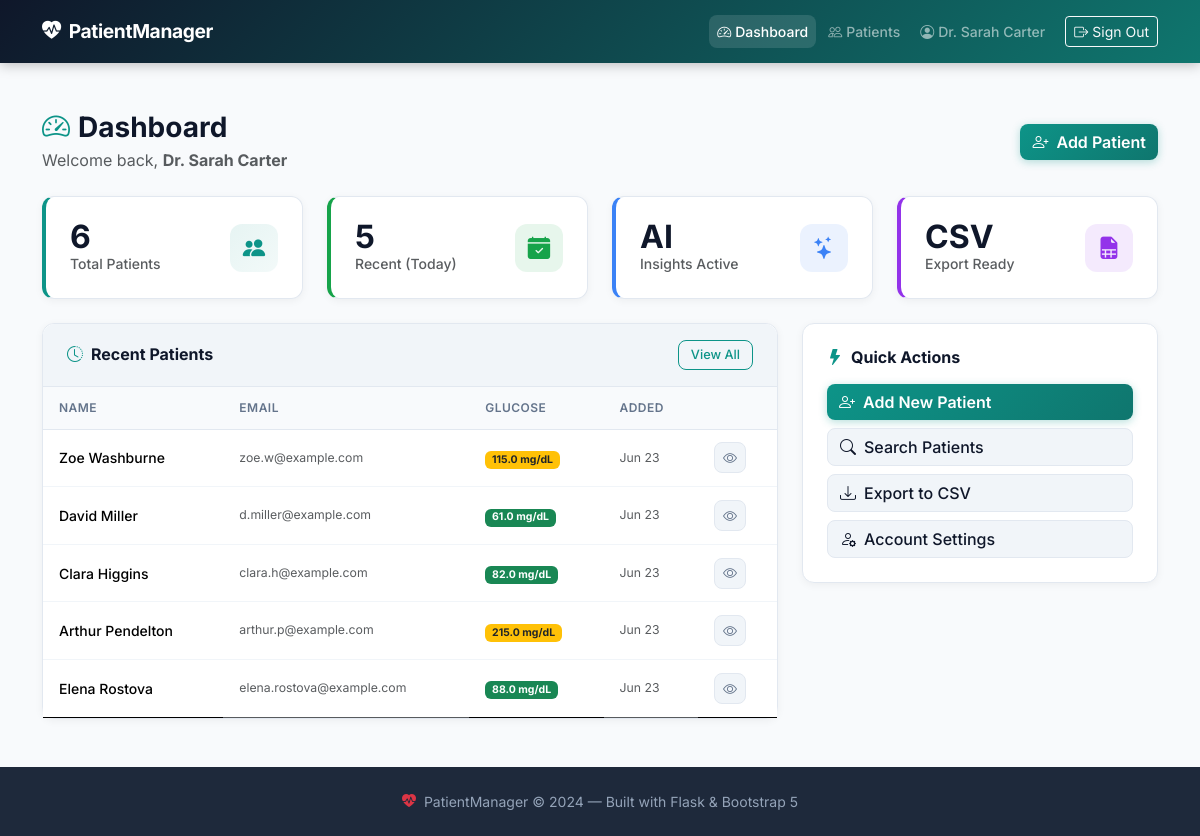
The app's page /dashboard (signed in) with its own data.
### models.py (models this page shows, shortened)
class User(UserMixin, db.Model):
    __tablename__ = "users"
    id = db.Column(db.Integer, primary_key=True)
    full_name = db.Column(db.String(100), nullable=False)
    email = db.Column(db.String(255), unique=True, nullable=False, index=True)
    password_hash = db.Column(db.String(256), nullable=False)
    created_at = db.Column(db.DateTime, default=datetime.utcnow, nullable=False)
    patients = db.relationship(
        "Patient",
        backref="owner",
        lazy="dynamic",
        cascade="all, delete-orphan",
    )

class Patient(db.Model):
    __tablename__ = "patients"
    id = db.Column(db.Integer, primary_key=True)
    user_id = db.Column(
        db.Integer, db.ForeignKey("users.id", ondelete="CASCADE"), nullable=False, index=True
    )
    full_name = db.Column(db.String(100), nullable=False)
    date_of_birth = db.Column(db.Date, nullable=False)
    email = db.Column(db.String(255), nullable=False)
    glucose = db.Column(db.Float, nullable=False)        # mg/dL
    haemoglobin = db.Column(db.Float, nullable=False)    # g/dL
    cholesterol = db.Column(db.Float, nullable=False)    # mg/dL
    remarks = db.Column(db.Text, nullable=True)
    created_at = db.Column(db.DateTime, default=datetime.utcnow, nullable=False)
    updated_at = db.Column(
        db.DateTime,
        default=datetime.utcnow,
        onupdate=datetime.utcnow,
        nullable=False,
    )

### routes/main.py (the view)
@main_bp.route("/dashboard")
@login_required
def dashboard():
    total = current_user.patients.count()
    recent = (
        current_user.patients.order_by(Patient.created_at.desc()).limit(5).all()
    )
    return render_template("dashboard.html", total=total, recent=recent)

### models.py (called while the page is built)
@login_manager.user_loader
def load_user(user_id: str):
    return db.session.get(User, int(user_id))

### templates/dashboard.html (shortened to what this page needs)
{% extends "base.html" %}
{% block content %}
<div class="container py-4">
  <div class="d-flex flex-wrap align-items-center justify-content-between mb-4 gap-3">
    <div>
      <h1 class="h3 fw-bold mb-1">
        <i class="bi bi-speedometer2 pm-teal me-2"></i>Dashboard
      </h1>
      <p class="text-muted mb-0">Welcome back, <strong>{{ current_user.full_name }}</strong></p>
    </div>
    <a href="{{ url_for('patients.add_patient') }}" class="btn pm-btn-primary">
      <i class="bi bi-person-plus me-2"></i>Add Patient
    </a>
  </div>
  <div class="row g-4 mb-4">
    <div class="col-sm-6 col-xl-3">
      <div class="pm-stat-card p-4">
        <div class="d-flex align-items-center justify-content-between">
          <div>
            <div class="pm-stat-number">{{ total }}</div>
            <div class="text-muted small fw-medium">Total Patients</div>
          </div>
          <div class="pm-stat-icon">
            <i class="bi bi-people-fill"></i>
          </div>
        </div>
      </div>
    </div>
    <div class="col-sm-6 col-xl-3">
      <div class="pm-stat-card pm-stat-card--green p-4">
        <div class="d-flex align-items-center justify-content-between">
          <div>
            <div class="pm-stat-number">{{ recent|length }}</div>
            <div class="text-muted small fw-medium">Recent (Today)</div>
          </div>
          <div class="pm-stat-icon pm-stat-icon--green">
            <i class="bi bi-calendar-check-fill"></i>
          </div>
        </div>
      </div>
    </div>
    <div class="col-sm-6 col-xl-3">
      <div class="pm-stat-card pm-stat-card--blue p-4">
        <div class="d-flex align-items-center justify-content-between">
          <div>
            <div class="pm-stat-number">AI</div>
            <div class="text-muted small fw-medium">Insights Active</div>
          </div>
          <div class="pm-stat-icon pm-stat-icon--blue">
            <i class="bi bi-stars"></i>
          </div>
        </div>
      </div>
    </div>
    <div class="col-sm-6 col-xl-3">
      <div class="pm-stat-card pm-stat-card--purple p-4">
        <div class="d-flex align-items-center justify-content-between">
          <div>
            <div class="pm-stat-number">CSV</div>
            <div class="text-muted small fw-medium">Export Ready</div>
          </div>
          <div class="pm-stat-icon pm-stat-icon--purple">
            <i class="bi bi-file-earmark-spreadsheet-fill"></i>
          </div>
        </div>
      </div>
    </div>
  </div>
  <div class="row g-4">
    <div class="col-lg-8">
      <div class="pm-card p-0">
        <div class="pm-card-header d-flex align-items-center justify-content-between px-4 py-3">
          <h2 class="h6 fw-bold mb-0">
            <i class="bi bi-clock-history pm-teal me-2"></i>Recent Patients
          </h2>
          <a href="{{ url_for('patients.list_patients') }}" class="btn btn-sm pm-btn-outline-sm">
            View All
          </a>
        </div>
        {% if recent %}
          <div class="table-responsive">
            <table class="table pm-table mb-0">
              <thead>
                <tr>
                  <th>Name</th>
                  <th>Email</th>
                  <th>Glucose</th>
                  <th>Added</th>
                  <th></th>
                </tr>
              </thead>
              <tbody>
                {% for p in recent %}
                <tr>
                  <td class="fw-medium">{{ p.full_name }}</td>
                  <td class="text-muted small">{{ p.email }}</td>
                  <td>
                    <span class="badge {% if p.glucose > 100 %}bg-warning text-dark{% else %}bg-success{% endif %}">
                      {{ p.glucose }} mg/dL
                    </span>
                  </td>
                  <td class="text-muted small">{{ p.created_at.strftime('%b %d') }}</td>
                  <td>
                    <a href="{{ url_for('patients.detail', patient_id=p.id) }}"
                       class="btn btn-sm pm-btn-icon" title="View patient">
                      <i class="bi bi-eye"></i>
                    </a>
                  </td>
                </tr>
                {% endfor %}
              </tbody>
            </table>
          </div>
        {% else %}
          {% with title="No patients yet", message="Add your first patient to get started.",
                  action_url=url_for('patients.add_patient'), action_label="Add First Patient" %}
            {% include "partials/empty_state.html" %}
          {% endwith %}
        {% endif %}
      </div>
    </div>
    <div class="col-lg-4">
      <div class="pm-card p-4">
        <h2 class="h6 fw-bold mb-3">
          <i class="bi bi-lightning-fill pm-teal me-2"></i>Quick Actions
        </h2>
        <div class="d-grid gap-2">
          <a href="{{ url_for('patients.add_patient') }}"
             class="btn pm-btn-primary text-start">
            <i class="bi bi-person-plus me-2"></i>Add New Patient
          </a>
          <a href="{{ url_for('patients.list_patients') }}"
             class="btn pm-btn-secondary text-start">
            <i class="bi bi-search me-2"></i>Search Patients
          </a>
          <a href="{{ url_for('patients.export_csv') }}"
             class="btn pm-btn-secondary text-start">
            <i class="bi bi-download me-2"></i>Export to CSV
          </a>
          <a href="{{ url_for('main.account') }}"
             class="btn pm-btn-secondary text-start">
            <i class="bi bi-person-gear me-2"></i>Account Settings
          </a>
        </div>
      </div>
    </div>
  </div>
</div>
{% endblock %}

### templates/base.html (shortened to what this page needs)
<!DOCTYPE html>
<html lang="en">
<head>
  <link rel="stylesheet"
        href="https://cdn.jsdelivr.net/npm/bootstrap@5.3.2/dist/css/bootstrap.min.css"
 />
  <link rel="stylesheet"
        href="https://cdn.jsdelivr.net/npm/bootstrap-icons@1.11.3/font/bootstrap-icons.min.css" />
  <link rel="stylesheet" href="{{ url_for('static', filename='css/style.css') }}" />
</head>
<body>
<nav class="navbar navbar-expand-lg navbar-dark pm-navbar sticky-top">
  <div class="container">
    <a class="navbar-brand fw-bold" href="{{ url_for('main.landing') }}">
      <i class="bi bi-heart-pulse-fill me-2"></i>PatientManager
    </a>
    <div class="collapse navbar-collapse" id="mainNav">
      <ul class="navbar-nav ms-auto align-items-lg-center gap-lg-1">
        {% if current_user.is_authenticated %}
          <li class="nav-item">
            <a class="nav-link {% if request.endpoint == 'main.dashboard' %}active{% endif %}"
               href="{{ url_for('main.dashboard') }}">
              <i class="bi bi-speedometer2 me-1"></i>Dashboard
            </a>
          </li>
          <li class="nav-item">
            <a class="nav-link {% if request.blueprint == 'patients' %}active{% endif %}"
               href="{{ url_for('patients.list_patients') }}">
              <i class="bi bi-people me-1"></i>Patients
            </a>
          </li>
          <li class="nav-item">
            <a class="nav-link {% if request.endpoint == 'main.account' %}active{% endif %}"
               href="{{ url_for('main.account') }}">
              <i class="bi bi-person-circle me-1"></i>{{ current_user.full_name }}
            </a>
          </li>
          <li class="nav-item">
            <form action="{{ url_for('auth.logout') }}" method="get">
              <button type="submit" class="btn btn-outline-light btn-sm ms-lg-2">
                <i class="bi bi-box-arrow-right me-1"></i>Sign Out
              </button>
            </form>
          </li>
        {% endif %}
      </ul>
    </div>
  </div>
</nav>
<main class="py-4">
  {% block content %}{% endblock %}
</main>
<footer class="pm-footer py-4 mt-auto">
  <div class="container text-center">
    <p class="mb-0 small">
      <i class="bi bi-heart-pulse-fill text-danger me-1"></i>
      PatientManager &copy; {{ 2024 }} — Built with Flask &amp; Bootstrap 5
    </p>
  </div>
</footer>
</body>
</html>

### static/css/style.css (style rules this page uses)
:root { --pm-teal: #0d9488; --pm-teal-light: #14b8a6; --pm-teal-dark: #0f766e; --pm-blue: #1d4ed8; --pm-blue-light: #3b82f6; --pm-navy: #0f172a; --pm-slate: #1e293b; --pm-surface: #ffffff; --pm-bg: #f8fafc; --pm-border: #e2e8f0; --pm-text: #0f172a; --pm-muted: #64748b; --pm-radius: 0.75rem; --pm-radius-sm: 0.5rem; --pm-shadow: 0 4px 24px rgba(0,0,0,.08); --pm-shadow-sm: 0 2px 8px rgba(0,0,0,.05); --pm-transition: all 0.2s ease; }
*, *::before, *::after { box-sizing: border-box; }
body { font-family: 'Inter', system-ui, -apple-system, sans-serif; background-color: var(--pm-bg); color: var(--pm-text); min-height: 100vh; display: flex; flex-direction: column; }
main { flex: 1; }
.pm-teal { color: var(--pm-teal) !important; }
.pm-navbar { background: linear-gradient(135deg, var(--pm-navy) 0%, var(--pm-teal-dark) 100%); box-shadow: 0 2px 12px rgba(0,0,0,.25); padding-top: .75rem; padding-bottom: .75rem; }
.pm-navbar .navbar-brand { font-size: 1.2rem; letter-spacing: -.02em; }
.pm-navbar .nav-link { font-weight: 500; font-size: .875rem; padding: .4rem .75rem; border-radius: var(--pm-radius-sm); transition: var(--pm-transition); }
.pm-navbar .nav-link:hover, .pm-navbar .nav-link.active { background: rgba(255,255,255,.12); }
.pm-card { background: var(--pm-surface); border-radius: var(--pm-radius); border: 1px solid var(--pm-border); box-shadow: var(--pm-shadow-sm); transition: var(--pm-transition); }
.pm-card-header { background: #f1f5f9; border-bottom: 1px solid var(--pm-border); border-radius: var(--pm-radius) var(--pm-radius) 0 0; }
.pm-btn-primary { background: linear-gradient(135deg, var(--pm-teal), var(--pm-teal-dark)); border: none; color: #fff; font-weight: 600; border-radius: var(--pm-radius-sm); transition: var(--pm-transition); box-shadow: 0 2px 8px rgba(13,148,136,.3); }
.pm-btn-secondary { background: #f1f5f9; border: 1px solid var(--pm-border); color: var(--pm-text); font-weight: 500; border-radius: var(--pm-radius-sm); transition: var(--pm-transition); }
.pm-btn-outline-sm { border: 1px solid var(--pm-teal); color: var(--pm-teal); font-weight: 500; font-size: .8rem; border-radius: var(--pm-radius-sm); background: transparent; padding: .25rem .75rem; transition: var(--pm-transition); }
.pm-btn-icon { background: #f1f5f9; border: 1px solid var(--pm-border); color: var(--pm-muted); border-radius: var(--pm-radius-sm); padding: .25rem .5rem; transition: var(--pm-transition); }
.pm-table { font-size: .875rem; margin: 0; }
.pm-table thead th { background: #f8fafc; color: var(--pm-muted); font-weight: 600; font-size: .75rem; text-transform: uppercase; letter-spacing: .04em; border-bottom: 1px solid var(--pm-border); padding: .75rem 1rem; }
.pm-table tbody tr { border-bottom: 1px solid #f1f5f9; transition: background .15s; }
.pm-table tbody td { padding: .8rem 1rem; vertical-align: middle; }
.pm-table tbody tr:last-child { border-bottom: none; }
.pm-stat-card { background: var(--pm-surface); border-radius: var(--pm-radius); border: 1px solid var(--pm-border); box-shadow: var(--pm-shadow-sm); border-left: 4px solid var(--pm-teal); transition: var(--pm-transition); }
.pm-stat-card--green { border-left-color: #16a34a; }
.pm-stat-card--blue { border-left-color: var(--pm-blue-light); }
.pm-stat-card--purple { border-left-color: #9333ea; }
.pm-stat-number { font-size: 2rem; font-weight: 700; color: var(--pm-text); line-height: 1; }
.pm-stat-icon { width: 48px; height: 48px; border-radius: .75rem; background: linear-gradient(135deg, rgba(13,148,136,.1), rgba(13,148,136,.05)); display: flex; align-items: center; justify-content: center; font-size: 1.4rem; color: var(--pm-teal); }
.pm-stat-icon--green { background: rgba(22,163,74,.1); color: #16a34a; }
.pm-stat-icon--blue { background: rgba(59,130,246,.1); color: var(--pm-blue-light); }
.pm-stat-icon--purple { background: rgba(147,51,234,.1); color: #9333ea; }
.pm-footer { background: var(--pm-slate); color: #94a3b8; margin-top: auto; }
.pm-card, .pm-auth-card, .pm-stat-card { animation: fadeInUp .3s ease both; }

### records on screen
User: full_name "Dr. Sarah Carter"
Patient: full_name "Zoe Washburne", email "zoe.w@example.com", glucose "115.0", created_at "Jun 23"
Patient: full_name "David Miller", email "d.miller@example.com", glucose "61.0", created_at "Jun 23"
Patient: full_name "Clara Higgins", email "clara.h@example.com", glucose "82.0", created_at "Jun 23"
Patient: full_name "Arthur Pendelton", email "arthur.p@example.com", glucose "215.0", created_at "Jun 23"
Patient: full_name "Elena Rostova", email "elena.rostova@example.com", glucose "88.0", created_at "Jun 23"

### other values on screen
{{ total }} "6"
{{ recent|length }} "5"
{{ 2024 }} "2024"
